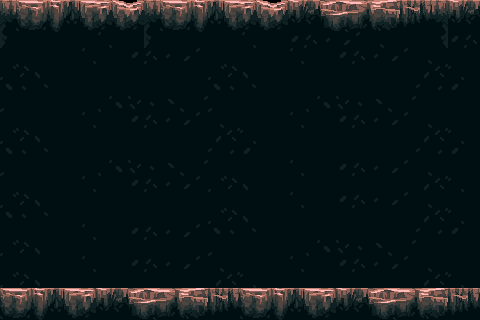

This is a level from a 2D game, rendered from its Tiled map with the project's own tilesets. A one-line summary and the complete map file follow:
An orthogonal 30x20 tile map with 16x16 px tiles, 2 tile layers (Background, Ground and platforms).

<map version="1.10" tiledversion="1.11.0" orientation="orthogonal" renderorder="right-down" width="30" height="20" tilewidth="16" tileheight="16" infinite="0" nextlayerid="3" nextobjectid="1">
 <tileset firstgid="1" source="main_lev_build.tsx" />
 <layer id="2" name="Background" width="30" height="20">
  <data encoding="csv">
0,0,0,0,0,0,0,0,0,0,0,0,0,0,0,0,0,0,0,0,0,0,0,0,0,0,0,0,0,0,
0,0,0,0,0,0,0,0,0,0,0,0,0,0,0,0,0,0,0,0,0,0,0,0,0,0,0,0,0,0,
0,0,0,0,0,0,0,0,0,0,0,0,0,0,0,0,0,0,0,0,0,0,0,0,0,0,0,0,0,0,
264,265,266,267,268,269,270,271,272,273,274,275,276,264,265,266,267,268,269,270,271,272,273,274,275,276,277,278,279,280,
328,329,330,331,332,333,334,335,336,337,338,339,340,328,329,330,331,332,333,334,335,336,337,338,339,340,341,342,343,344,
392,393,394,395,396,397,398,399,400,401,402,403,404,392,393,394,395,396,397,398,399,400,401,402,403,404,405,406,407,408,
456,457,458,459,460,461,462,463,464,465,466,467,468,456,457,458,459,460,461,462,463,464,465,466,467,468,469,470,471,472,
264,265,266,267,268,269,270,271,272,273,274,275,276,277,278,279,280,268,269,270,271,272,273,274,275,276,277,278,279,280,
328,329,330,331,332,333,334,335,336,337,338,339,340,341,342,343,344,332,333,334,335,336,337,338,339,340,341,342,343,344,
392,393,394,395,396,397,398,399,400,401,402,403,404,405,406,407,408,396,397,398,399,400,401,402,403,404,405,406,407,408,
456,457,458,459,460,461,462,463,464,465,466,467,468,264,265,266,267,268,269,270,271,272,273,274,275,276,277,278,279,280,
264,265,266,267,268,269,270,271,272,273,274,275,276,328,329,330,331,332,333,334,335,336,337,338,339,340,341,342,343,344,
328,329,330,331,332,333,334,335,336,337,338,339,340,264,265,266,267,268,269,270,271,272,273,274,275,276,277,278,279,280,
392,393,394,395,396,397,398,399,400,401,402,403,404,328,329,330,331,332,333,334,335,336,337,338,339,340,341,342,343,344,
264,265,266,267,268,269,270,271,272,273,274,275,276,392,393,394,395,396,397,398,399,400,401,402,403,404,405,406,407,408,
328,329,330,331,332,333,334,335,336,337,338,339,340,456,457,458,459,460,461,462,463,464,465,466,467,468,469,470,471,472,
264,265,266,267,268,269,270,271,272,273,274,275,276,277,278,279,280,268,269,270,271,272,273,274,275,276,277,278,279,280,
328,329,330,331,332,333,334,335,336,337,338,339,340,341,342,343,344,332,333,334,335,336,337,338,339,340,341,342,343,344,
392,393,394,395,396,397,398,399,400,401,402,403,404,405,406,407,408,396,397,398,399,400,401,402,403,404,405,406,407,408,
456,457,458,459,460,461,462,463,464,465,466,467,468,469,470,471,472,460,461,462,463,464,465,466,467,468,469,470,471,472
</data>
 </layer>
 <layer id="1" name="Ground and platforms" width="30" height="20">
  <data encoding="csv">
135,136,137,138,139,140,141,142,143,135,136,137,138,139,140,141,142,143,144,145,146,147,148,149,150,151,152,153,144,145,
199,200,201,202,203,204,205,206,207,199,200,201,202,203,204,205,206,207,208,209,210,211,212,213,214,215,216,217,208,209,
263,264,265,266,267,268,269,270,271,263,264,265,266,267,268,269,270,271,272,273,274,275,276,277,278,279,280,281,272,273,
0,0,0,0,0,0,0,0,0,0,0,0,0,0,0,0,0,0,0,0,0,0,0,0,0,0,0,0,0,0,
0,0,0,0,0,0,0,0,0,0,0,0,0,0,0,0,0,0,0,0,0,0,0,0,0,0,0,0,0,0,
0,0,0,0,0,0,0,0,0,0,0,0,0,0,0,0,0,0,0,0,0,0,0,0,0,0,0,0,0,0,
0,0,0,0,0,0,0,0,0,0,0,0,0,0,0,0,0,0,0,0,0,0,0,0,0,0,0,0,0,0,
0,0,0,0,0,0,0,0,0,0,0,0,0,0,0,0,0,0,0,0,0,0,0,0,0,0,0,0,0,0,
0,0,0,0,0,0,0,0,0,0,0,0,0,0,0,0,0,0,0,0,0,0,0,0,0,0,0,0,0,0,
0,0,0,0,0,0,0,0,0,0,0,0,0,0,0,0,0,0,0,0,0,0,0,0,0,0,0,0,0,0,
0,0,0,0,0,0,0,0,0,0,0,0,0,0,0,0,0,0,0,0,0,0,0,0,0,0,0,0,0,0,
0,0,0,0,0,0,0,0,0,0,0,0,0,0,0,0,0,0,0,0,0,0,0,0,0,0,0,0,0,0,
0,0,0,0,0,0,0,0,0,0,0,0,0,0,0,0,0,0,0,0,0,0,0,0,0,0,0,0,0,0,
0,0,0,0,0,0,0,0,0,0,0,0,0,0,0,0,0,0,0,0,0,0,0,0,0,0,0,0,0,0,
0,0,0,0,0,0,0,0,0,0,0,0,0,0,0,0,0,0,0,0,0,0,0,0,0,0,0,0,0,0,
0,0,0,0,0,0,0,0,0,0,0,0,0,0,0,0,0,0,0,0,0,0,0,0,0,0,0,0,0,0,
0,0,0,0,0,0,0,0,0,0,0,0,0,0,0,0,0,0,0,0,0,0,0,0,0,0,0,0,0,0,
0,0,0,0,0,0,0,0,0,0,0,0,0,0,0,0,0,0,0,0,0,0,0,0,0,0,0,0,0,0,
2684355587,2684355523,2684355459,2684355395,2684355331,2684355267,2684355203,2684355139,2684355075,2684355011,2684354947,2684354883,2684354819,2684354755,2684354691,2684355587,2684355523,2684355459,2684355395,2684355331,2684355267,2684355203,2684355139,2684355075,2684355011,2684354947,2684354883,2684354819,2684354755,2684354691,
2684355588,2684355524,2684355460,2684355396,2684355332,2684355268,2684355204,2684355140,2684355076,2684355012,2684354948,2684354884,2684354820,2684354756,2684354692,2684355588,2684355524,2684355460,2684355396,2684355332,2684355268,2684355204,2684355140,2684355076,2684355012,2684354948,2684354884,2684354820,2684354756,2684354692
</data>
 </layer>
</map>
